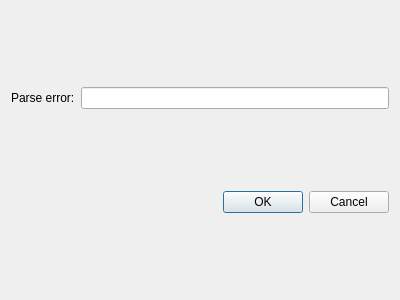
<?xml version="1.0" encoding="UTF-8"?>
<ui version="4.0">
 <class>SdDExpressionEdit</class>
 <widget class="QDialog" name="SdDExpressionEdit">
  <property name="geometry">
   <rect>
    <x>0</x>
    <y>0</y>
    <width>400</width>
    <height>300</height>
   </rect>
  </property>
  <property name="windowTitle">
   <string>Expression edit</string>
  </property>
  <property name="modal">
   <bool>true</bool>
  </property>
  <layout class="QVBoxLayout" name="verticalLayout">
   <item>
    <layout class="QHBoxLayout" name="horizontalLayout">
     <item>
      <widget class="QLabel" name="label">
       <property name="text">
        <string>Parse error:</string>
       </property>
      </widget>
     </item>
     <item>
      <widget class="QLineEdit" name="mError">
       <property name="toolTip">
        <string>Displays expression sintax error if present</string>
       </property>
      </widget>
     </item>
    </layout>
   </item>
   <item>
    <widget class="QDialogButtonBox" name="buttonBox">
     <property name="orientation">
      <enum>Qt::Horizontal</enum>
     </property>
     <property name="standardButtons">
      <set>QDialogButtonBox::Cancel|QDialogButtonBox::Ok</set>
     </property>
    </widget>
   </item>
  </layout>
 </widget>
 <resources/>
 <connections>
  <connection>
   <sender>buttonBox</sender>
   <signal>accepted()</signal>
   <receiver>SdDExpressionEdit</receiver>
   <slot>accept()</slot>
   <hints>
    <hint type="sourcelabel">
     <x>248</x>
     <y>254</y>
    </hint>
    <hint type="destinationlabel">
     <x>157</x>
     <y>274</y>
    </hint>
   </hints>
  </connection>
  <connection>
   <sender>buttonBox</sender>
   <signal>rejected()</signal>
   <receiver>SdDExpressionEdit</receiver>
   <slot>reject()</slot>
   <hints>
    <hint type="sourcelabel">
     <x>316</x>
     <y>260</y>
    </hint>
    <hint type="destinationlabel">
     <x>286</x>
     <y>274</y>
    </hint>
   </hints>
  </connection>
 </connections>
</ui>
